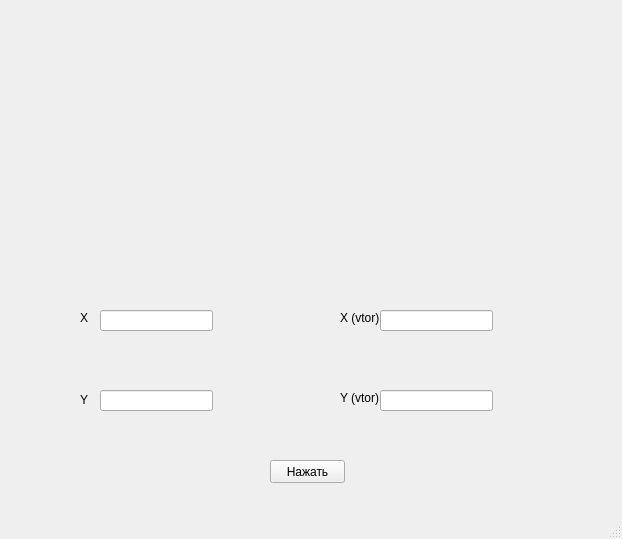
<?xml version="1.0" encoding="UTF-8"?>
<ui version="4.0">
 <class>MainWindow</class>
 <widget class="QMainWindow" name="MainWindow">
  <property name="geometry">
   <rect>
    <x>0</x>
    <y>0</y>
    <width>622</width>
    <height>539</height>
   </rect>
  </property>
  <property name="windowTitle">
   <string>Нас тоже держат в заложниках</string>
  </property>
  <widget class="QWidget" name="centralwidget">
   <widget class="QPushButton" name="push">
    <property name="geometry">
     <rect>
      <x>270</x>
      <y>460</y>
      <width>75</width>
      <height>23</height>
     </rect>
    </property>
    <property name="text">
     <string>Нажать</string>
    </property>
   </widget>
   <widget class="QLabel" name="label">
    <property name="geometry">
     <rect>
      <x>80</x>
      <y>310</y>
      <width>47</width>
      <height>16</height>
     </rect>
    </property>
    <property name="text">
     <string>X</string>
    </property>
   </widget>
   <widget class="QLabel" name="label_2">
    <property name="geometry">
     <rect>
      <x>80</x>
      <y>390</y>
      <width>51</width>
      <height>20</height>
     </rect>
    </property>
    <property name="text">
     <string>Y</string>
    </property>
   </widget>
   <widget class="QLabel" name="label_3">
    <property name="geometry">
     <rect>
      <x>340</x>
      <y>310</y>
      <width>47</width>
      <height>16</height>
     </rect>
    </property>
    <property name="text">
     <string>X (vtor)</string>
    </property>
   </widget>
   <widget class="QLabel" name="label_4">
    <property name="geometry">
     <rect>
      <x>340</x>
      <y>390</y>
      <width>47</width>
      <height>16</height>
     </rect>
    </property>
    <property name="text">
     <string>Y (vtor)</string>
    </property>
   </widget>
   <widget class="QLineEdit" name="lineEdit">
    <property name="geometry">
     <rect>
      <x>100</x>
      <y>310</y>
      <width>113</width>
      <height>21</height>
     </rect>
    </property>
   </widget>
   <widget class="QLineEdit" name="lineEdit_2">
    <property name="geometry">
     <rect>
      <x>100</x>
      <y>390</y>
      <width>113</width>
      <height>21</height>
     </rect>
    </property>
   </widget>
   <widget class="QLineEdit" name="lineEdit_3">
    <property name="geometry">
     <rect>
      <x>380</x>
      <y>310</y>
      <width>113</width>
      <height>21</height>
     </rect>
    </property>
   </widget>
   <widget class="QLineEdit" name="lineEdit_4">
    <property name="geometry">
     <rect>
      <x>380</x>
      <y>390</y>
      <width>113</width>
      <height>21</height>
     </rect>
    </property>
   </widget>
  </widget>
  <widget class="QMenuBar" name="menubar">
   <property name="geometry">
    <rect>
     <x>0</x>
     <y>0</y>
     <width>622</width>
     <height>21</height>
    </rect>
   </property>
  </widget>
  <widget class="QStatusBar" name="statusbar"/>
 </widget>
 <resources/>
 <connections/>
</ui>
